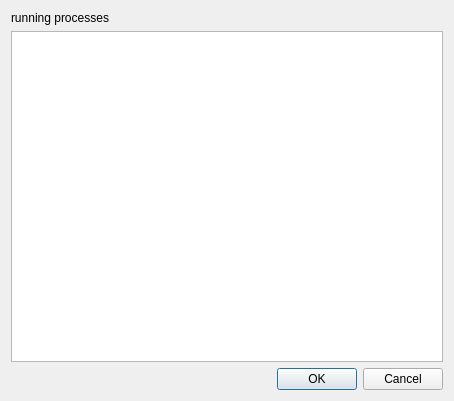
<?xml version="1.0" encoding="UTF-8"?>
<ui version="4.0">
 <class>StopProcessDialog</class>
 <widget class="QDialog" name="StopProcessDialog">
  <property name="geometry">
   <rect>
    <x>0</x>
    <y>0</y>
    <width>454</width>
    <height>401</height>
   </rect>
  </property>
  <property name="windowTitle">
   <string>Stop process</string>
  </property>
  <property name="windowIcon">
   <iconset resource="../Icons.qrc">
    <normaloff>:/Icons/car.png</normaloff>:/Icons/car.png</iconset>
  </property>
  <layout class="QHBoxLayout" name="horizontalLayout">
   <item>
    <layout class="QVBoxLayout" name="verticalLayout">
     <item>
      <widget class="QLabel" name="label">
       <property name="text">
        <string>running processes</string>
       </property>
      </widget>
     </item>
     <item>
      <widget class="QListWidget" name="RunningProcessesListWidget">
       <property name="selectionMode">
        <enum>QAbstractItemView::ExtendedSelection</enum>
       </property>
       <property name="sortingEnabled">
        <bool>true</bool>
       </property>
      </widget>
     </item>
     <item>
      <widget class="QDialogButtonBox" name="buttonBox">
       <property name="orientation">
        <enum>Qt::Horizontal</enum>
       </property>
       <property name="standardButtons">
        <set>QDialogButtonBox::Cancel|QDialogButtonBox::Ok</set>
       </property>
      </widget>
     </item>
    </layout>
   </item>
  </layout>
 </widget>
 <resources>
  <include location="../Icons.qrc"/>
 </resources>
 <connections>
  <connection>
   <sender>buttonBox</sender>
   <signal>accepted()</signal>
   <receiver>StopProcessDialog</receiver>
   <slot>accept()</slot>
   <hints>
    <hint type="sourcelabel">
     <x>248</x>
     <y>254</y>
    </hint>
    <hint type="destinationlabel">
     <x>157</x>
     <y>274</y>
    </hint>
   </hints>
  </connection>
  <connection>
   <sender>buttonBox</sender>
   <signal>rejected()</signal>
   <receiver>StopProcessDialog</receiver>
   <slot>reject()</slot>
   <hints>
    <hint type="sourcelabel">
     <x>316</x>
     <y>260</y>
    </hint>
    <hint type="destinationlabel">
     <x>286</x>
     <y>274</y>
    </hint>
   </hints>
  </connection>
 </connections>
</ui>
